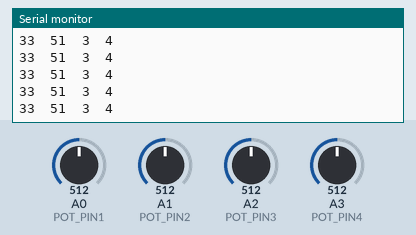
Recording of a sketch running on a simulated Arduino Nano, built with avr-gcc and run on an emulated ATmega328P. Parts: the last lines printed to the serial monitor. Inputs (shaded band) come from the test bench; at power-on: A0 (POT_PIN1) = 512, A1 (POT_PIN2) = 512, A2 (POT_PIN3) = 512, A3 (POT_PIN4) = 512.

Above: at 1.2 s.
1.3 s: A0 (POT_PIN1) set to 716
At 1.37 s:
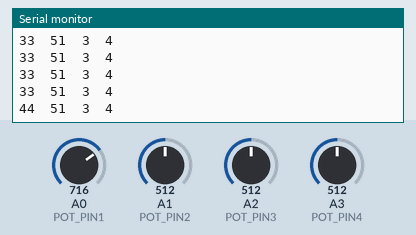
2.8 s: A1 (POT_PIN2) set to 716
At 2.82 s:
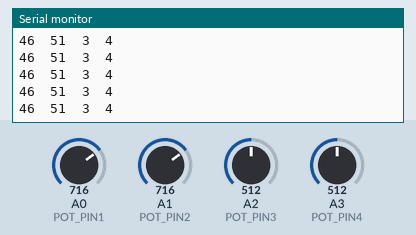
4.3 s: A2 (POT_PIN3) set to 716
At 4.32 s:
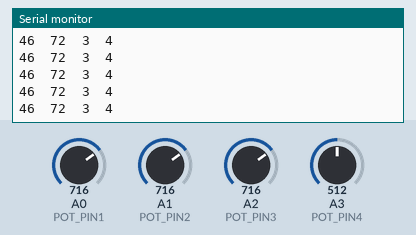
5.8 s: A3 (POT_PIN4) set to 716
At 5.82 s:
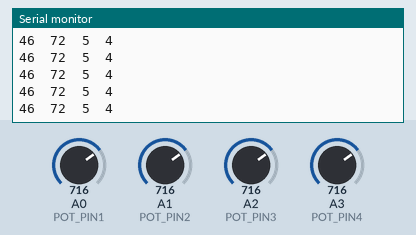
7.3 s: A0 (POT_PIN1) set to 992
At 7.32 s:
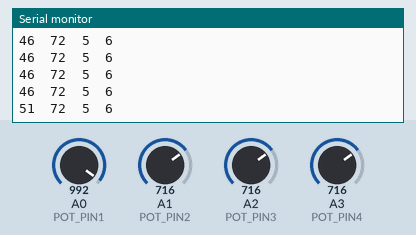
8.8 s: A1 (POT_PIN2) set to 992
At 8.82 s:
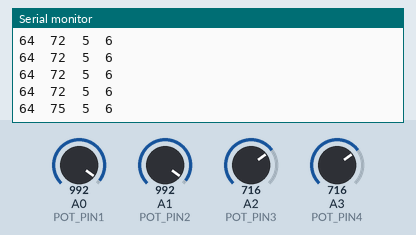
Timing chart, 0 to 11.3 s (numbered marks = the images above; inputs shaded):
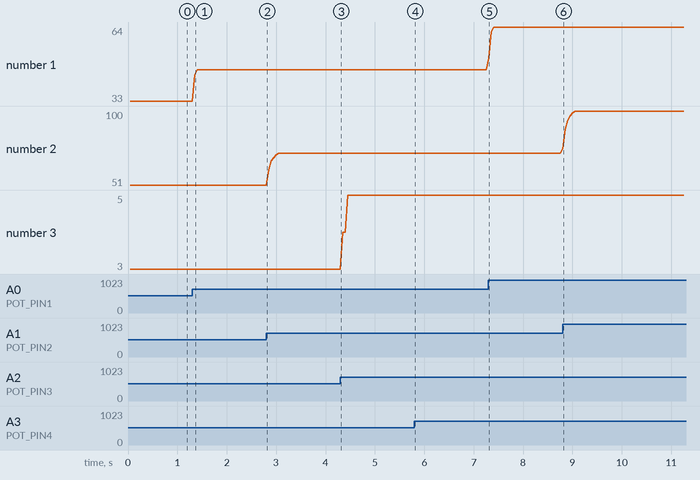

Measured:
- after the input at 1.3 s, the serial monitor: prints a new line after 0.05 s (image 1)
- after the input at 7.3 s, the serial monitor: prints a new line at once (image 5)
- after the input at 8.8 s, the serial monitor: prints a new line at once (image 6)
- plotted number 1: 33 → 46 after the input at 1.3 s, 46 → 64 after the input at 7.3 s
- plotted number 2: 51 → 72 after the input at 2.8 s, 72 → 100 after the input at 8.8 s
- plotted number 3: 3 → 5 after the input at 4.3 s

The sketch:

Pot_Test.ino
```cpp
// Compile for Arduino Nano

#include <Streaming.h>
#include <Metro.h>

// Potentiometers
#include "Potentiometer.h"
Potentiometer duration, offset, frequency, options;

#define FREQUENCY_SECTORS 5   // number of frequency options (keep odd so knob at 12:00 means default)
#define FREQUENCY_DEVIATION 4 // multiplier (for max) and divisor (for min) of beats per poof (must be 1 through 10)

#define MIDI_CLOCKS_PER_BEAT 24 // from

#define NUM_OPTIONS 6

void setup() {
  Serial.begin(115200);

  // knobs
  duration.begin(POT_PIN1, MIDI_CLOCKS_PER_BEAT, 13, 360);
  offset.begin(POT_PIN2, MIDI_CLOCKS_PER_BEAT, 14, 235);
  frequency.begin(POT_PIN3, FREQUENCY_SECTORS, 14, 553);
  options.begin(POT_PIN4, NUM_OPTIONS, 14, 553);

}

void loop() {

  duration.update();
  offset.update();
  frequency.update();
  options.update();

  static Metro printEvery(50UL);
  if ( printEvery.check() ) {
//    Serial << F("Duration.") << F(" val: ") << duration.getValue() << F(" sec: ") << duration.getSector() << F(" val: ") << analogRead(POT_PIN1) << endl;
//    Serial << F("Offset.") << F(" val: ") << offset.getValue() << F(" sec: ") << offset.getSector() << F(" val: ") << analogRead(POT_PIN2) << endl;
//    Serial << F("Frequency.") << F(" val: ") << frequency.getValue() << F(" sec: ") << frequency.getSector() << F(" val: ") << analogRead(POT_PIN3) << endl;
//    Serial << F("Unused.") << F(" val: ") << options.getValue() << F(" sec: ") << options.getSector() << F(" val: ") << analogRead(POT_PIN4) << endl;

    printEvery.reset();

    Serial << duration.getSector() << "\t" << offset.getSector() << "\t" << frequency.getSector() << "\t" << options.getSector() << endl;
  }

}
```

Potentiometer.cpp
```cpp
#include "Potentiometer.h"

void Potentiometer::begin(byte pin, byte sectors, word minimum, word maximum, byte smoothing) {

#if FASTADC
  // set ADC prescale to 16
  sbi(ADCSRA, ADPS2) ;
  cbi(ADCSRA, ADPS1) ;
  cbi(ADCSRA, ADPS0) ;
#endif

  this->pin = pin;
  this->smoothing = smoothing;
  this->minimum = minimum;
  this->maximum = maximum;
  this->sectors = sectors;

  pinMode(this->pin, INPUT_PULLUP);

  this->currentValue = analogRead(pin);

}

boolean Potentiometer::update() {
  // there's no good reason to sample more than 1/ms.  Nyquist frequency, etc.
  static Metro updateInterval(1UL);
  if( ! updateInterval.check() ) return( false );
  updateInterval.reset();

  // take a reading
  word newValue = analogRead(pin);

  // update with exponential smoothing
  if ( smoothing > 0 ) {
    newValue = (currentValue * (smoothing - 1) + newValue) / smoothing;
  }

  if ( sectors > 0 ) {
    // store current value
    this->currentValue = newValue;

    // collapse reading into sectors
    byte newSector = map(newValue, this->minimum, this->maximum, 0, (this->sectors - 1));

    // is there a change in sector?
    if ( newSector != this->currentSector ) {
      this->currentSector = newSector;
      return ( true );
    } else {
      return ( false );
    }
  } else {
    // is there a change in value?
    if ( newValue != this->currentValue ) {
      this->currentValue = newValue;
      return ( true );
    } else {
      return ( false );
    }
  }
}

word Potentiometer::getValue() {
  return ( this->currentValue );
}
byte Potentiometer::getSector() {
  return ( this->currentSector );
}
```

Potentiometer.h
```cpp
#ifndef Potentiometer_h
#define Potentiometer_h

#include <Arduino.h>

#include <Metro.h>

#define POT_PIN1 A0 // A0, specifically
#define POT_PIN2 A1
#define POT_PIN3 A2
#define POT_PIN4 A3

// ~2230 updates per second with FASTADC 0
// ~6220 updates per second with FASTADC 1
// See: http://www.arduino.cc/cgi-bin/yabb2/YaBB.pl?num=1208715493/11
#define FASTADC 1
// defines for setting and clearing register bits
#ifndef cbi
#define cbi(sfr, bit) (_SFR_BYTE(sfr) &= ~_BV(bit))
#endif
#ifndef sbi
#define sbi(sfr, bit) (_SFR_BYTE(sfr) |= _BV(bit))
#endif

class Potentiometer{
  public:
    void begin(byte pin, byte sectors=0, word minimum=0, word maximum=1023, byte smoothing=10);

    boolean update();

    word getValue();
    byte getSector();

  private:
    byte pin, smoothing, sectors;
    word maximum, minimum;

    unsigned long currentValue;
    byte currentSector;
};

#endif
```
